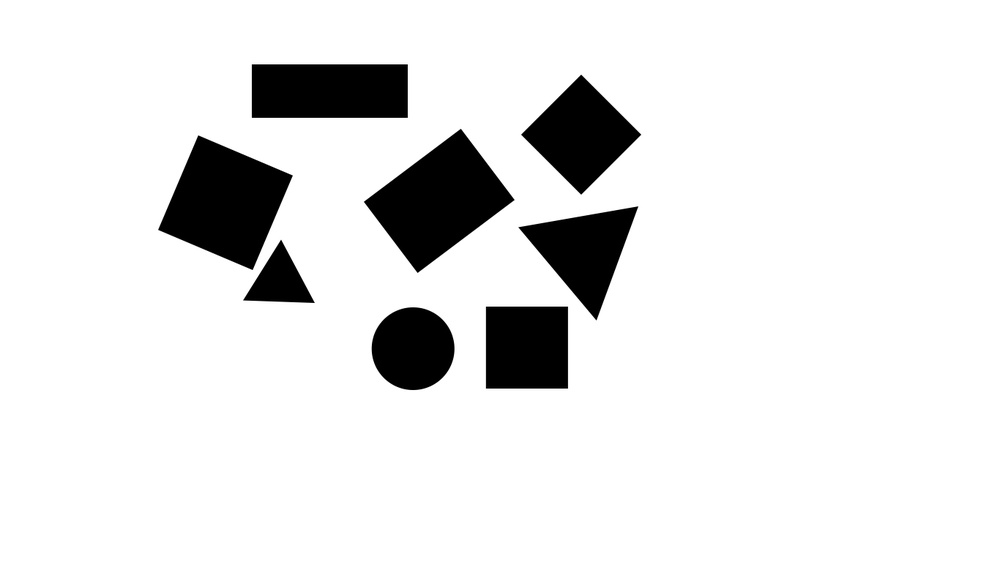
#> input picture mixshapes.jpg, 1000 x 562 px, shrunk from 1366 x 768 before the run
$ jupyter execute 'Identifying Polygons.ipynb'   (older library calls are emulated)
#> lines starting #> are read from the running program, lines starting #| are printed output that depends on the picture; after the words box and inside, x2 and y2 are one past the last pixel; in counts of white or black regions, pixels touching at a corner belong together
[cell 1]
import numpy as np
import cv2

[cell 2]
image = cv2.imread('mixshapes.jpg')
#> image is the input picture: shape (562, 1000, 3); min 0, max 255, mean 228.8
gray=cv2.cvtColor(image,cv2.COLOR_BGR2GRAY)
blurred = cv2.GaussianBlur(gray, (5, 5), 0)
ret, thresh = cv2.threshold(blurred, 127, 255, 0)
#> thresh: shape (562, 1000); 89.7% white; 8 black regions
cv2.imshow('shapes',thresh)
cv2.waitKey(0)
cv2.destroyAllWindows()

[cell 3]
_,contours, hierarchy = cv2.findContours(thresh.copy(),cv2.RETR_LIST,cv2.CHAIN_APPROX_NONE)
#> contours = 9 contours; largest, box (x1, y1, x2, y2) and area: (0, 0, 1000, 562) 560439, (364, 129, 515, 273) 10995, (158, 135, 293, 270) 10730, (251, 63, 409, 119) 8626, (521, 75, 641, 195) 7316
contours = sorted(contours, key=cv2.contourArea, reverse=True)

[cell 4]
print(len(contours))
#| 9
def get_contour_areas(contours):
    # returns the areas of all contours as list
    all_areas = []
    for cnt in contours:
        area = cv2.contourArea(cnt)
        all_areas.append(area)
#> this loop made 9 passes
#> area on passes 1 to 9: 560439, 10995, 10730, 8626, 7316, 6882, 6571.5, 5488, 2321
#> after the loop, all_areas = [560439, 10995, 10730, 8626, 7316, 6882, 6571.5, 5488, 2321]
    return all_areas
print (get_contour_areas(contours))
#| [560439.0, 10995.0, 10730.0, 8626.0, 7316.0, 6882.0, 6571.5, 5488.0, 2321.0]

[cell 5]
for cnt in contours[1:]:
    epsilon = 0.01*cv2.arcLength(cnt,True)
    approx = cv2.approxPolyDP(cnt,epsilon,True)
    print(len(approx))
    if len(approx)==3:
        shape_name = 'triangle'
        cv2.drawContours(image,[cnt],0,(0,255,52),-1)
    if len(approx)==5:
        shape_name = 'Pentagon'
        cv2.drawContours(image,[cnt],0,(100,255,52),-1)
    elif len(approx)==4:
        (x, y, w, h) = cv2.boundingRect(approx)
        ar = w / h
        if ar >= 0.99 and ar <= 1.01:
            shape_name = 'square'
            cv2.drawContours(image,[cnt],0,(0,90,255),-1)
        else:
            shape_name = 'rectangle'
            cv2.drawContours(image,[cnt],0,(43,0,255),-1)
    elif len(approx)>10:
        shape_name = 'circle'
        cv2.drawContours(image,[cnt],0,(200,80,0),-1)
    M = cv2.moments(cnt)
    cx = int(M['m10'] / M['m00'])
    cy = int(M['m01'] / M['m00'])
    cv2.putText(image, shape_name, (cx-50, cy), cv2.FONT_HERSHEY_SIMPLEX, 1, (0, 0, 0), 1)
#> this loop made 8 passes
#> (epsilon, approx, x, y, w, h, ar, shape_name) on passes 1, 2, 3, 4, 5, 8: (4.4, [[461, 129], [514, 200], [417, 272], [364, 201]], 364, 129, 151, 144, 1.05, 'rectangle'), (4.42, [[198, 135], [292, 175], [252, 269], [158, 229]], 158, 135, 135, 135, 1, 'square'), (4.19, [[251, 65], [405, 63], [408, 116], [253, 118]], 251, 63, 158, 56, 2.82, 'rectangle'), (3.39, [[579, 75], [640, 133], [581, 194], [521, 135]], 521, 75, 120, 120, 1, 'square'), (3.28, [[485, 307], [567, 306], [568, 387], [486, 388]], 485, 306, 84, 83, 1.01, 'rectangle'), (2.23, [[280, 240], [314, 301], [312, 303], [243, 299]], 243, 240, 72, 64, 1.12, 'rectangle')
#> (epsilon, approx, shape_name, cx, cy) on pass 6: (3.81, [[636, 206], [595, 319], [519, 227]], 'triangle', 583, 250)
#| 4
#| 4
#| 4
#| 4
#| 4
#| 3
#| 15
#| 4
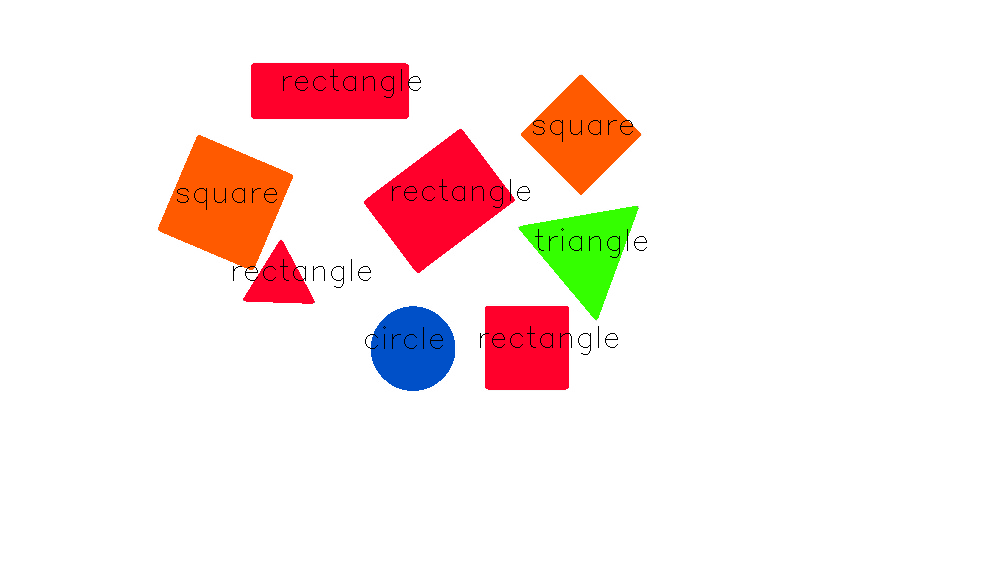
#> image: shape (562, 1000, 3); 10.52% of pixels changed, all inside (x1, y1, x2, y2) = (158, 63, 647, 391)
cv2.imshow('shapes',image)
cv2.waitKey(0)
cv2.destroyAllWindows()
